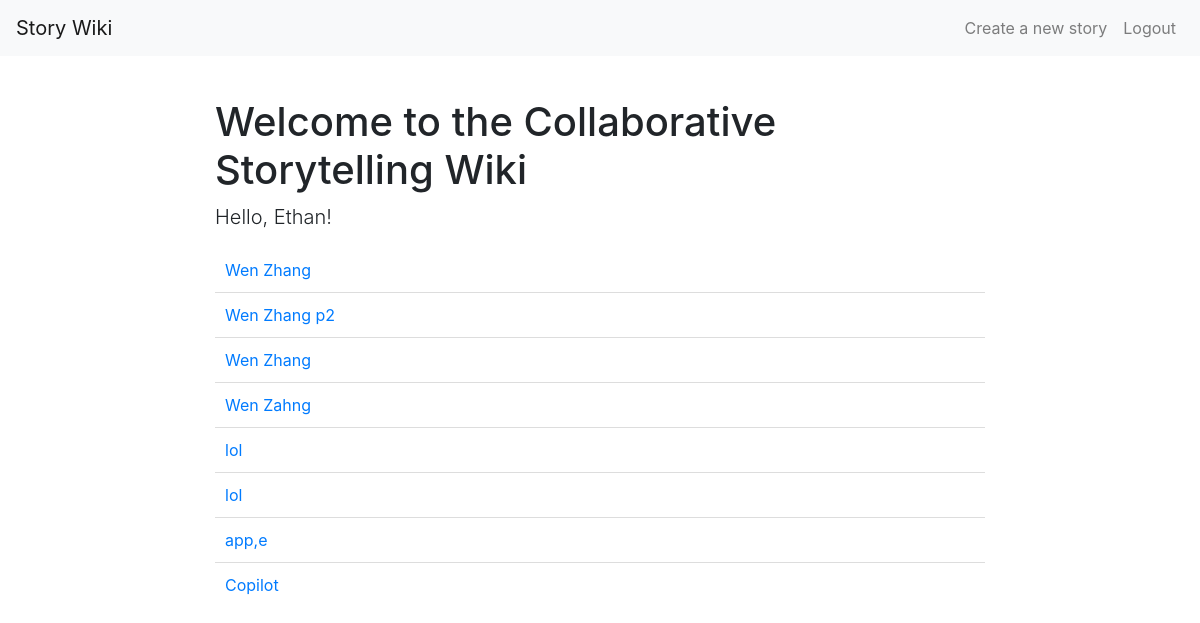
Page /index (signed in) on the committed database.
### tables this page shows
CREATE TABLE stories (
            id INTEGER PRIMARY KEY AUTOINCREMENT,
            title TEXT NOT NULL,
            content TEXT NOT NULL,
            created_at TIMESTAMP DEFAULT CURRENT_TIMESTAMP
        );

### __init__.py (the view)
@app.route('/')
@app.route('/index')
def index():
    if 'user_id' not in session:
        return redirect(url_for('login'))
    user_id = session['user_id']
    conn = sqlite3.connect('database.db')
    cursor = conn.cursor()
    cursor.execute('''
        SELECT stories.id, stories.title,
        (SELECT COUNT(*) FROM contributions WHERE story_id = stories.id AND user_id = ?) as contributed
        FROM stories
    ''', (user_id,))
    stories = cursor.fetchall()
    conn.close()
    return render_template('index.html', stories=stories, user_id=user_id)

### templates/index.html (shortened to what this page needs)
<!DOCTYPE html>
<html lang="en">
<head>
    <link href="https://stackpath.bootstrapcdn.com/bootstrap/4.5.2/css/bootstrap.min.css" rel="stylesheet">
</head>
<body>
    <nav class="navbar navbar-expand-lg navbar-light bg-light fixed-top">
        <a class="navbar-brand" href="#">Story Wiki</a>
        <div class="collapse navbar-collapse">
            <ul class="navbar-nav ml-auto">
                <li class="nav-item">
                    <a class="nav-link" href="{{ url_for('create_story') }}">Create a new story</a>
                </li>
                <li class="nav-item">
                    <a class="nav-link" href="{{ url_for('logout') }}">Logout</a>
                </li>
            </ul>
        </div>
    </nav>
    <div class="container">
        <h1 class="mt-5">Welcome to the Collaborative Storytelling Wiki</h1>
        <p class="lead">Hello, {{ session.username }}!</p>
        <ul class="story-list">
            {% for story in stories %}
                <li>
                    {% if story[2] == 1 %}
                        <a href="{{ url_for('view_story', story_id=story[0]) }}">{{ story[1] }}</a>
                    {% else %}
                        {{ story[1] }}
                    {% endif %}
                </li>
            {% endfor %}
        </ul>
    </div>
</body>
</html>

### templates/index.html (style rules this page uses)
body { padding-top: 50px; }
.container { max-width: 800px; }
.story-list { list-style-type: none; padding: 0; }
.story-list li { padding: 10px; border-bottom: 1px solid #ddd; }
.story-list li:last-child { border-bottom: none; }

### rows in the picture
stories: title "Wen Zhang"
stories: title "Wen Zhang p2"
stories: title "Wen Zhang"
stories: title "Wen Zahng"
stories: title "lol"
stories: title "lol"
stories: title "app,e"
stories: title "Copilot"

### other values in the picture
{{ session.username }} "Ethan"
